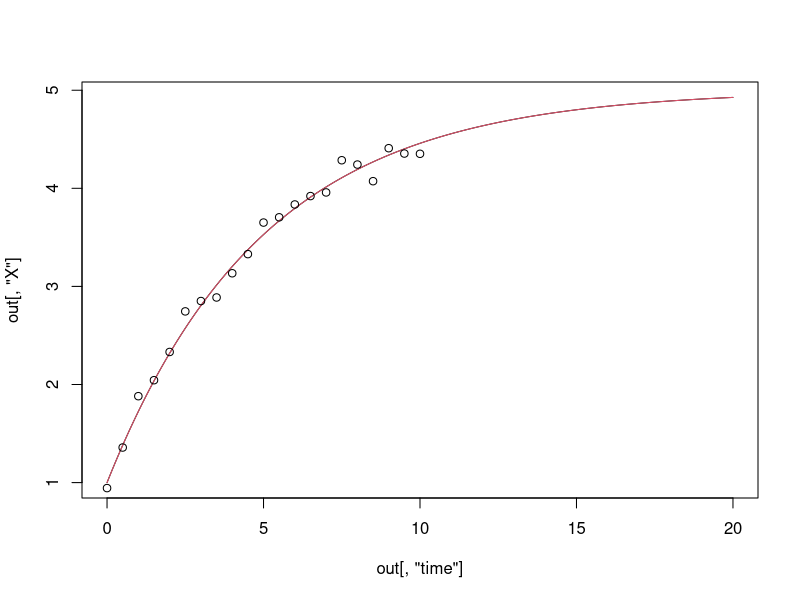

This figure's R source: (Note: this script raises an error after producing the figure.)
library(deSolve)

# set up linear ODE --------------------------------------------------------

parameters <- c(a=1, b=-0.2)
state <- c(X = 1)

linearModel <- function(t, state, parameters) {
  with(as.list(c(state, parameters)), {
    Xdt <- a + b * X
    list(c(Xdt))
  })
}

times <- seq(0, 20, by = 0.05)
out <- ode(y = state, times = times, func = linearModel, parms = parameters)
plot(out[,"time"], out[, "X"], type="l")


# analytical solution for ODE ---------------------------------------------


XfunAnalytic <- function(t, par){
  par[1] + par[2] * exp(par[3] * t)
}

par.true <- with(as.list(c(state, parameters)), {
  c(-a/b, X+a/b, b)
})


Xfunc <- function(t) XfunAnalytic(t, par.true)
plot.function(Xfunc, 0, 20, col=2, add=TRUE)


# simulate observations --------------------------------------------------
nobs <- 21
tI <- seq(0, 10, length=nobs)

set.seed(123)
y <- rnorm(length(tI))*0.1 + Xfunc(tI)

points(tI, y)

# frequentist inference ------------------------------------------------------

mse <- function(par){
  mean((y - XfunAnalytic(tI, par))^2)
}

frequentist <- optim(par.true, mse, method = "BFGS")
sigmaEst <- sqrt(frequentist$value)

llik <- function(par){
  sum(dnorm(y, XfunAnalytic(tI, par), sigmaEst, log = TRUE))
}

frequentist <- optim(frequentist$par, llik, method = "BFGS", hessian = TRUE, 
                     control = list(fnscale = -1))

parEst <- frequentist$par
varMat <- solve(-frequentist$hessian)
sqrt(diag(varMat))

(parEst - par.true)/sqrt(diag(varMat))

# gaussian process approach -------------------------------------------------
ndis <- 201
tdis <- seq(0, 10, length=ndis)
tAll <- sort(union(tdis, tI))

fn <- function(par) -phisigllikC( par, data.matrix(cbind(y,y)), 
                                  as.matrix(dist(tI)), "matern")$value
gr <- function(par) -as.vector(phisigllikC( par, data.matrix(cbind(y,y)), 
                                            as.matrix(dist(tI)), "matern")$grad)
marlikmap <- optim(rep(1,5), fn, gr, method="L-BFGS-B", lower = 0.0001)

phi <- marlikmap$par[1:2]
cursigma <- marlikmap$par[5]

signedDist <- outer(tAll, tAll, '-')

gpcov <- calCov(phi, abs(signedDist), -sign(signedDist))

sigmaMatPsudoInv <- matrix(0, ndis, ndis)
diag(sigmaMatPsudoInv)[match(tI, tAll)] <- 1/cursigma^2

AxInvPartConst <- gpcov$Cinv + sigmaMatPsudoInv + t(gpcov$mphi) %*% gpcov$Kinv %*% gpcov$mphi
AxInvPartConstKinvMphiSum <- gpcov$Kinv %*% gpcov$mphi
AxInvPartConstKinvMphiSum <- AxInvPartConstKinvMphiSum + t(AxInvPartConstKinvMphiSum)
KinvRowSum <- rowSums(gpcov$Kinv)
muxRawPartConst <- t(gpcov$mphi) %*% KinvRowSum

logPosterior <- function(ab){
  a <- ab[1]
  b <- ab[2]
  
  AxInv <-  AxInvPartConst + b^2 * gpcov$Kinv - b * AxInvPartConstKinvMphiSum
  
  muxRaw <- a * muxRawPartConst - a * b * KinvRowSum
  muxRaw[match(tI, tAll)] <- muxRaw[match(tI, tAll)] + y/cursigma^2
  mux <- solve( AxInv, muxRaw)
  # lines(tAll, mux, col = 3)
  
  llik <- 0.5 * as.numeric(determinant(AxInv, logarithm = TRUE)$modulus)
  llik <- llik + -0.5*(a^2*sum(gpcov$Kinv) - sum(muxRaw*mux))
  return(as.numeric(llik))
}

ab <- c(1, -0.2)
testthat::expect_equal(logPosterior(ab), 12723.6919701936, tolerance = 1e-6)
